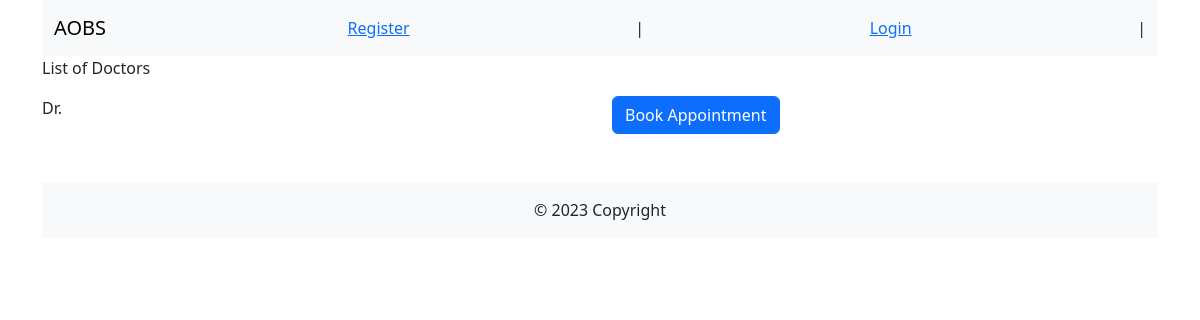
The page /appointment/doctors/ on the database as committed earlier.
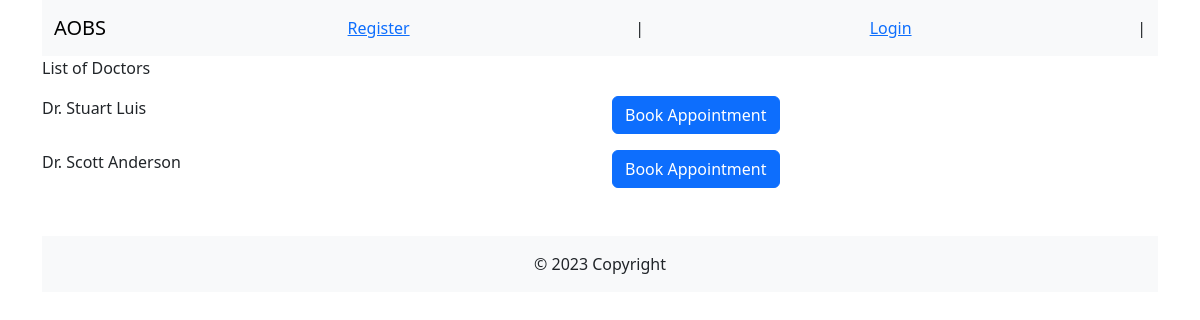
The same page on the database as committed later.
### users_app/models.py (models this page shows, shortened)
class Doctor(models.Model):
    user = models.OneToOneField(User, on_delete=models.CASCADE)
    type = models.ForeignKey(DoctorType, on_delete=models.PROTECT)
    licence_valid = models.BooleanField(blank=False)
    dob = models.DateField(blank=False)
    home_address = models.CharField(max_length=256, blank=False)
    home_phone = models.CharField(max_length=20, blank=False)

### appointments_app/views.py (the view)
# urls.py: path('doctors/', views.doctor_list_view, name='doctor_list_view'),
def doctor_list_view(request):
    query_set = Doctor.objects.only('user')
    return render(request, "list_doctors.html", context={'doctors_list': query_set})

### appointments_app/templates/list_doctors.html (shortened to what this page needs)
{% extends "./base.html" %}
{% block content %}
<div class="row">
    <p2> List of Doctors </p2>
</div>
    {% for doctor in doctors_list %}
    <div class="row mt-3">
        <div class="col">
            Dr. {{ doctor.user.first_name }} {{ doctor.user.last_name }}
        </div>
        <div class="col">
            <button type="button" class="btn btn-primary" onclick="onClick('{{ doctor.pk }}', this)">Book Appointment</button>
        </div>
    </div>
    {% endfor %}
{% endblock %}

### appointments_app/templates/base.html (shortened to what this page needs)
<!DOCTYPE html>
<html lang="en">
<head>
    <link href="https://cdn.jsdelivr.net/npm/bootstrap@5.3.0-alpha1/dist/css/bootstrap.min.css" rel="stylesheet"
>
</head>
<body>
    <div class="container">
        {% include "./nav.html" %}
        {% block content %} There is no content rendered {% endblock %}
        <footer>
            <div class="text-center p-3 mt-5 bg-light">
                © 2023 Copyright
            </div>
        </footer>
    </div>
</body>
</html>

### users_app/templates/nav.html
<nav class="navbar navbar-expand-lg navbar-light bg-light">
    <div class="container-fluid">
        <a class="navbar-brand" href="#">AOBS</a>
        {% if user.is_authenticated %}
        <a href="/">Home</a> |
        <a href="{% url 'appointments_app:doctor_list_view' %}">Book appointment</a> |
        <a href="{% url 'users_app:logout_page' %}">Logout</a> |
        {% else %}
        <a href="">Register</a> |
        <a href="{% url 'users_app:login_page' %}">Login</a> |
        {% endif %}
    </div>
</nav>

Rows that differ between the two databases and show on the page:
changed through a linked row, Doctor: user.first_name (not shown) → "Stuart"; user.last_name (not shown) → "Luis"
added Doctor: user.first_name "Scott", user.last_name "Anderson"
